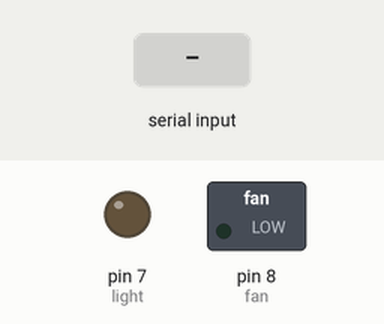
The sketch below on a simulated Arduino Uno, built with avr-gcc and run on an emulated ATmega328P. Shown: switched loads named in the sketch (green lamp = pin HIGH), output pins drawn as LEDs (lit = HIGH). The test bench sets the inputs (shaded band).

Above: at 1.2 s.
1.3 s: "A" received over Serial
At 2.0 s:
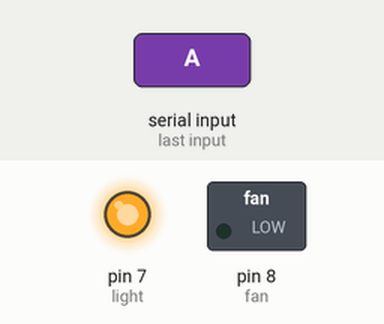
2.8 s: "B" received over Serial
At 3.1 s:
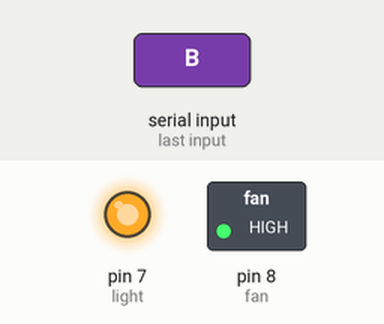
4.3 s: "a" received over Serial
At 5.5 s:
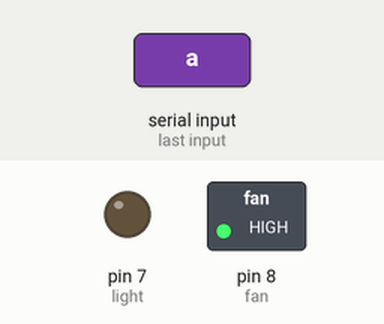
5.8 s: "b" received over Serial
At 6.6 s:
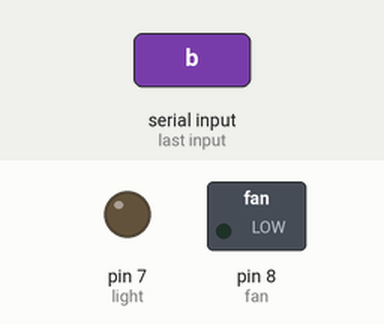
Timing chart, 0 to 8.3 s (numbered marks = the images above; inputs shaded):
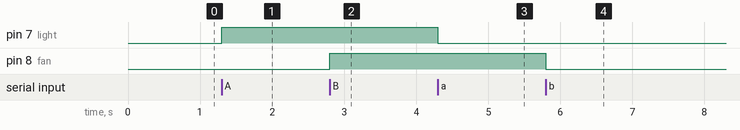

Measured:
- after the input at 1.3 s, pin 7 (light): LOW → HIGH at once
- after the input at 2.8 s, pin 8 (fan): LOW → HIGH at once
- after the input at 4.3 s, pin 7 (light): HIGH → LOW at once
- after the input at 5.8 s, pin 8 (fan): HIGH → LOW at once

The sketch:

arduino_code.ino
```cpp
// Smart Home Automation using Arduino and Bluetooth

char data;              // variable to store data
int light = 7;          // light connected to pin 7
int fan = 8;            // fan connected to pin 8

void setup()
{
  Serial.begin(9600);

  pinMode(light, OUTPUT);
  pinMode(fan, OUTPUT);

  digitalWrite(light, LOW);
  digitalWrite(fan, LOW);
}

void loop()
{
  if (Serial.available() > 0)
  {
    data = Serial.read();
  }

  // Light Control
  if (data == 'A')
  {
    digitalWrite(light, HIGH);
  }

  if (data == 'a')
  {
    digitalWrite(light, LOW);
  }

  // Fan Control
  if (data == 'B')
  {
    digitalWrite(fan, HIGH);
  }

  if (data == 'b')
  {
    digitalWrite(fan, LOW);
  }
}
```
